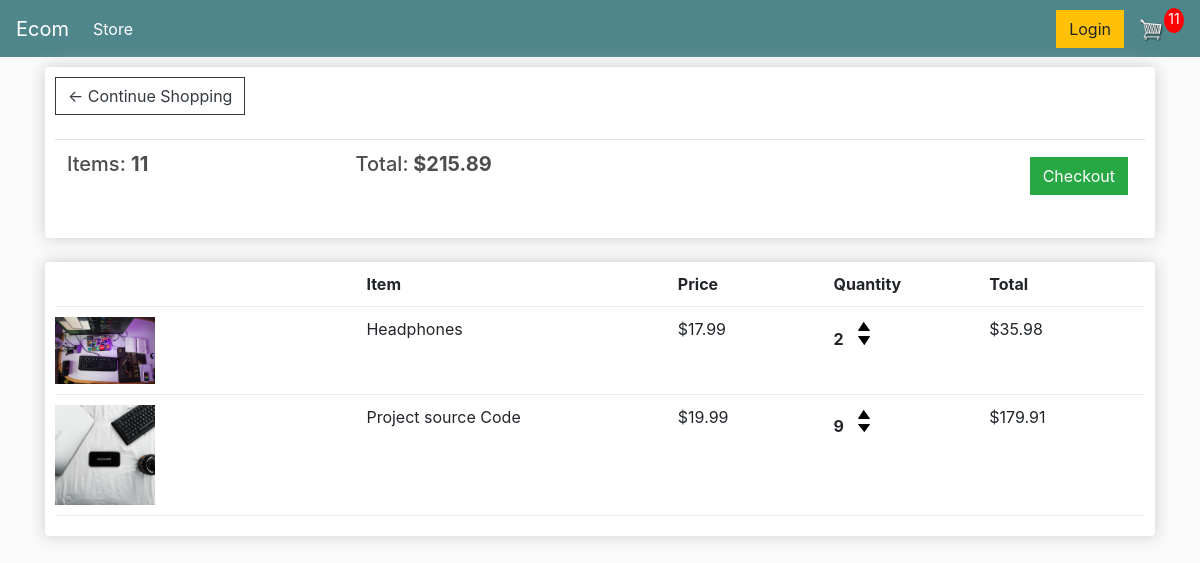
The app's page /cart (signed in) with its own data.
### store/models.py (models this page shows, shortened)
class Order(models.Model):
    customer=models.ForeignKey(Customer,on_delete=models.SET_NULL,blank=True,null=True)
    date=models.DateTimeField(auto_now_add=True)
    complete=models.BooleanField(default=False,null=True,blank=False)
    transaction_id=models.CharField(max_length=100,null=True)
    @property
    def get_cart_total(self):
            orderitems = self.orderitem_set.all()
            total = sum([item.get_total for item in orderitems])
            return total
    @property
    def get_cart_items(self):
            orderitems = self.orderitem_set.all()
            total = sum([item.quantity for item in orderitems])
            return total

class OrderItem(models.Model):
    product=models.ForeignKey(Product,on_delete=models.SET_NULL,blank=True,null=True)
    order=models.ForeignKey(Order,on_delete=models.SET_NULL,blank=True,null=True)
    quantity=models.IntegerField(default=0,null=True,blank=True)
    date_added=models.DateTimeField(auto_now_add=True)
    @property
    def get_total(self):
        total = self.product.price * self.quantity
        return total

class Product(models.Model):
    name=models.CharField(max_length=100)
    price=models.DecimalField(max_digits=7,decimal_places=2)
    digital=models.BooleanField(default=False,null=True,blank=False)
    image=models.ImageField(null=True,blank=True)

### store/views.py (the view)
# urls.py: path("cart",views.cart,name="cart"),
def cart(request):
    if request.user.is_authenticated:
        customer=request.user.customer
        order,created = Order.objects.get_or_create(customer=customer,complete=False)
        items = order.orderitem_set.all()  #items attached to that order
    else: #this is when the user is not logged in
        items = ["get_cart_items"]
        order = ["order"]
    context={"items":items,"order":order}
    return render(request,"store/cart.html",context)

### store/templates/store/cart.html
{% extends 'store/main.html' %}
{% load static %}
{% block content %}
	<div class="row">
		<div class="col-lg-12">
			<div class="box-element">
				<a  class="btn btn-outline-dark" href="{% url 'home:store' %}">&#x2190; Continue Shopping</a>
				<br>
				<br>
				<table class="table">
					<tr>
						<th><h5>Items: <strong>{{order.get_cart_items}}</strong></h5></th>
						<th><h5>Total:<strong> ${{order.get_cart_total|floatformat:2}}</strong></h5></th>
						<th>
							<a  style="float:right; margin:5px;" class="btn btn-success" href="{% url 'home:checkout' %}">Checkout</a>
						</th>
					</tr>
				</table>
			</div>
			<br>
			<div class="box-element">
				<div class="cart-row">
					<div style="flex:2"></div>
					<div style="flex:2"><strong>Item</strong></div>
					<div style="flex:1"><strong>Price</strong></div>
					<div style="flex:1"><strong>Quantity</strong></div>
					<div style="flex:1"><strong>Total</strong></div>
				</div>
				{% for item in items %}
				<div class="cart-row">
					{% if item.product.image %}
					<div style="flex:2"><img class="row-image" src="{{item.product.image.url}}"></div>
					{% else %}
					<div style="flex:2"><img class="row-image"src="{% static 'images/placeholder.png' %}"></div>
					{% endif %}
					<div style="flex:2"><p>{{item.product.name}}</p></div>
					<div style="flex:1"><p>${{item.product.price|floatformat:2}}</p></div>
					<div style="flex:1">
						<p class="quantity">{{item.quantity}}</p>
						<div class="quantity">
							<img  class="chg-quantity update-cart" data-action="add"  data-product="{{item.product.id}}" src="{% static  'images/arrow-up.png' %}">
							<img data-product="{{item.product.id}}"  data-action="remove" class="chg-quantity update-cart" src="{% static  'images/arrow-down.png' %}">
						</div>
					</div>
					<div style="flex:1"><p>${{ item.get_total|floatformat:2 }}</p></div>
				</div>
				{% endfor %}
			</div>
		</div>
	</div>
{% endblock  %}

### store/templates/store/main.html (shortened to what this page needs)
<!DOCTYPE html>
{% load static %}
<html>
<head>
    <link rel="stylesheet" href="https://stackpath.bootstrapcdn.com/bootstrap/4.4.1/css/bootstrap.min.css">
    <link rel="stylesheet" type="text/css" href="{% static 'css/main.css' %}">
  </head>
    <body>
    <nav  class="navbar navbar-expand-lg navbar-dark bg-dark">
        <a class="navbar-brand" href="{% url 'home:store' %}">Ecom</a>
        <div class="collapse navbar-collapse" id="navbarSupportedContent">
          <ul class="navbar-nav mr-auto">
            <li class="nav-item active">
              <a class="nav-link" href="{% url 'home:store' %}">Store<span class="sr-only">(current)</span></a>
            </li>
          </ul>
          <div class="form-inline my-2 my-lg-0">
            <a href="#"class="btn btn-warning">Login</a>
            <a href="{% url 'home:cart' %}">
              <img  id="cart-icon" src="{% static 'images/cart.png' %}">
            </a>
           <p id="cart-total">{{order.get_cart_items|floatformat:0}}</p>
        </div>
        </div>
      </nav>
    <div class="container">
        {% block content %}
        {% endblock %}
    </div>
</body>
</html>

### static/css/main.css (style rules this page uses)
body { background-color: hsl(0, 0%, 98%); }
h1,h2,h3,h4,h5,h6 { color:hsl(0, 0%, 30%); }
.box-element { box-shadow:hsl(0, 0%, 80%) 0 0 16px; background-color: #fff; border-radius: 4px; padding: 10px; }
.bg-dark { background-color: #4f868c!important; }
#cart-icon { width:25px; display: inline-block; margin-left: 15px; }
#cart-total { display: block; text-align: center; color:#fff; background-color: red; width: 20px; height: 25px; border-radius: 50%; font-size: 14px; }
.col-lg-4, .col-lg-6, .col-lg-8, .col-lg-12 { margin-top: 10px; }
.btn { border-radius: 0; }
.row-image { width: 100px; }
.cart-row { display: flex; align-items: flex-stretch; padding-bottom: 10px; margin-bottom: 10px; border-bottom: 1px solid #ececec; }
.quantity { display: inline-block; font-weight: 700; padding-right:10px; }
.chg-quantity { width: 12px; cursor: pointer; display: block; margin-top: 5px; transition:.1s; }

### records on screen
Order: get_cart_items "11", get_cart_total "215.89"
OrderItem: product.image (picture), product.name "Headphones", product.price "17.99", quantity "2", get_total "35.98"
OrderItem: product.image (picture), product.name "Project source Code", product.price "19.99", quantity "9", get_total "179.91"
